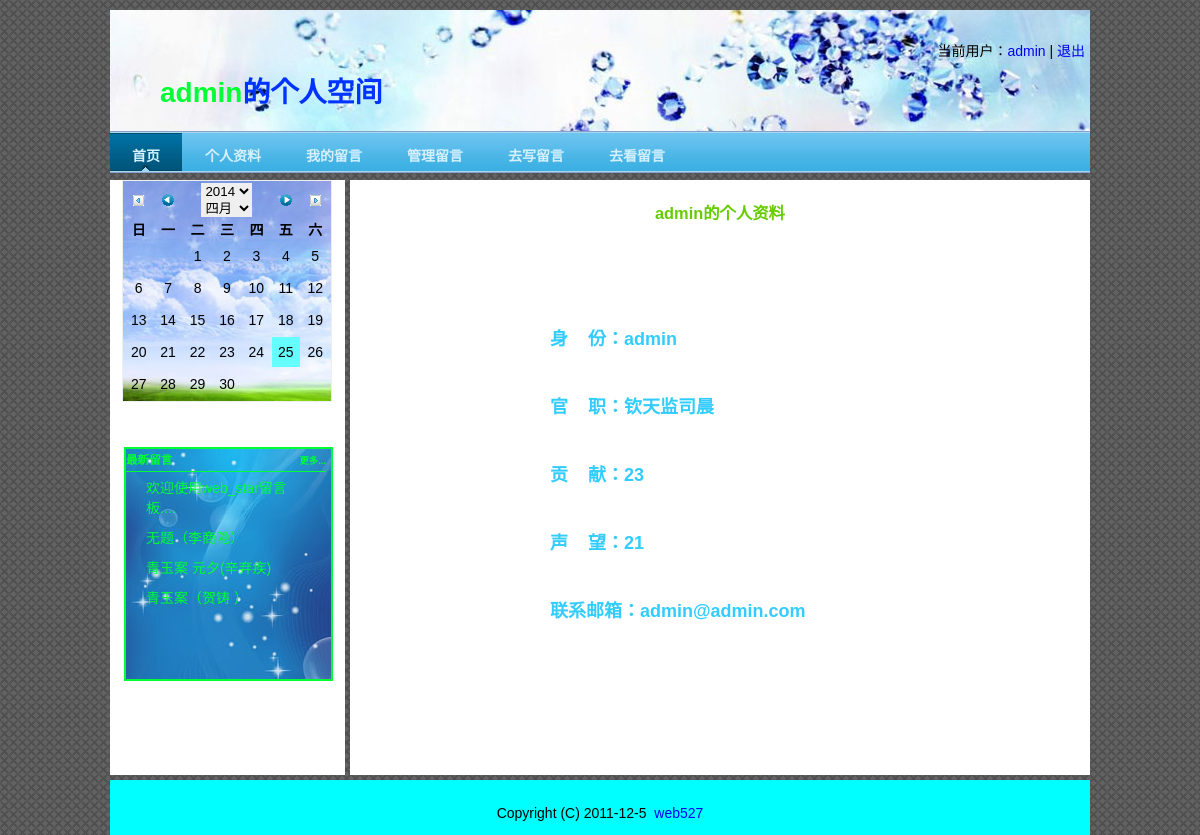
Page /user/user_idcard.php (signed in) on the committed database.
### tables this page shows
CREATE TABLE `web_star` (
  `id` int(11) NOT NULL auto_increment COMMENT '用户自增id',
  `username` varchar(16) NOT NULL COMMENT '用户名',
  `title` varchar(16) NOT NULL COMMENT '提交的标题',
  `content` varchar(480) NOT NULL COMMENT '提交的内容',
  `good` varchar(16) NOT NULL default '0' COMMENT '好评',
  `bad` varchar(16) NOT NULL default '0' COMMENT '差评',
  `time` int(11) NOT NULL COMMENT '提交的时间',
  PRIMARY KEY  (`id`)
);

CREATE TABLE `user` (
  `id` int(4) NOT NULL auto_increment COMMENT '自增id',
  `username` varchar(16) NOT NULL COMMENT '用户名',
  `password` varchar(60) NOT NULL COMMENT '用户密码',
  `point` varchar(200) NOT NULL COMMENT '积分',
  `grade` varchar(50) default NULL COMMENT '等级',
  `popularity` varchar(16) NOT NULL default '0' COMMENT '用户人气',
  `email` varchar(16) NOT NULL COMMENT '邮箱地址',
  `time` varchar(16) NOT NULL COMMENT '注册时间',
  PRIMARY KEY  (`id`)
);

### include/class/mysql_db_class.php (called while the page is built, shortened)
<?php
 class mysql{
   private $db_host;
   private $db_name;
   private $db_pass;
   function __construct($db_host,$db_name,$db_pass,$db_database,$conn,$code){
     $this->db_host = $db_host;
	 $this->db_name = $db_name;
	 $this->db_pass = $db_pass;
	 $this->db_database = $db_database;
	 $this->code = $code;
   }
   function connect(){
     if($this->conn = "pconn"){
		if(!$this->conn = mysql_pconnect($this->db_host,$this->db_name,$this->db_pass)){
		   $this->error("服务器连接失败！");
		}
	 }
	 else{
	    if(!$this->conn = mysql_connect($this->db_host,$this->db_name,$this->db_pass)){
		   $this->error("服务器连接失败！");
		}
	 }
   }
   function query($sql){
		if(!$query = mysql_query($sql)){
		   $this->error('Query Error:'.$sql);
		}
		return $query;
   }
   function fetch_array($query,$result_type = MYSQL_ASSOC){
		return mysql_fetch_array($query,$result_type);
   }
   function select($table,$condition='',$parameters='*'){
		if(!$sel = $this->query("select $parameters from $table $condition")){
			$this->error("查询表".$table."中的数据失败！");
		}
		return $sel;
   }
 }

### conn/connect.php (called while the page is built, shortened)
<?php
include WEB."include/class/mysql_db_class.php";
$db = new mysql("localhost","root","yu","web_star","conn","UTF8");

### user/user_idcard.php (the view, shortened to what this page needs)
<?php
include "../conn/connect.php";
?>
<!DOCTYPE html PUBLIC "-//W3C//DTD XHTML 1.0 Transitional//EN" "http://www.w3.org/TR/xhtml1/DTD/xhtml1-transitional.dtd">
<html xmlns="http://www.w3.org/1999/xhtml">
<head>
<link type="text/css" rel="stylesheet" href="../css/user.css" />
</head>
<body>
<div id="wrap">
   <div id="header">
	 <?php
      include "../include/subpage/top.php";
      ?>
   </div>
   <div id="content">
     <div id="left">
	 <?php
      include "../include/subpage/left.php";
     ?>
     </div>
     <div id="right">
       <div class="idcard">
         <?php
		   $query = $db->select('user',"where username='$_SESSION[name]'");
		   while($rows = $db->fetch_array($query)){
	     ?>
         <h3><?php echo $rows['username'] ?>的个人资料</h3>
         <div class="idcard_con">
		                 身&nbsp;&nbsp;&nbsp;&nbsp;份：<?php echo $rows['username'] ?><br /><br /><br />
		                 官&nbsp;&nbsp;&nbsp;&nbsp;职：<?php echo $rows['grade'] ?><br /><br /><br />
		                 贡&nbsp;&nbsp;&nbsp;&nbsp;献：<?php echo $rows['point'] ?><br /><br /><br />
		                 声&nbsp;&nbsp;&nbsp;&nbsp;望：<?php echo $rows['popularity'] ?><br /><br /><br />
		                 联系邮箱：<?php echo $rows['email'] ?><br /><br /><br />
         </div>
         <?php
		   }
		   ?>
       </div>
     </div>
   </div>
   <div id="footer">
	  <?php
       include "../include/subpage/bottom.php";
      ?>
   </div>
</div>
</body>
</html>

### include/subpage/left.php (shortened to what this page needs)
<div id="calendar">
<?php
include WEB."include/class/calendar.class.php";
?>
</div>
<div id="new_words">
 <div class="words_title">
   <h5>最新留言</h5>
   <h6><a href="user_message.php">更多...</a></h6>
 </div>
 <?php
     $query = $db->select('web_star',"where username='$_SESSION[name]' limit 0,8");
     while($rows = $db->fetch_array($query)){
 ?>
 <ul>
   <li><a href="user_show.php?id=<?php echo $rows['id'] ?>">
    <?php
	 echo mb_substr($rows['title'],0,28,'utf-8');
	 if(strlen($rows['title'])>28){
	   echo "....";
	 }
	?>
   </a></li>
 </ul>
 <?php
   }
 ?>
</div>

### css/user.css (style rules this page uses)
* { margin:0px; padding:0px; border:0px; }
body { font-family:宋体,Arial, Helvetica, sans-serif; background:url(../images/user_bg.gif); font-size:14px; }
a { text-decoration:none; }
ul { list-style:none; }
#wrap { width:980px; margin:0 auto; }
#header { margin-top:10px; width:980px; height:170px; }
#content { width:980px; height:600px; }
#left { width:235px; height:595px; float:left; background-color:#FFF; }
#new_words { width:205px; height:230px; margin-top:45px; margin-left:14px; border:2px solid #0F3; background:url(../images/new_words_bg.jpg); }
#new_words ul li { padding:5px 20px; }
#new_words ul li a,.words_title h6 a { color:#0F3; }
.words_title { width:200px; height:20px; border-bottom:1px solid #0F3; color:#00F }
.words_title h5 { margin-top:2px; color:#0F3; }
.words_title h6 { float:right; margin-top:-14px; }
#right { width:740px; height:595px; float:left; margin-left:5px; background-color:#FFF; }
#right .idcard h3 { margin-top:20px; text-align:center; color:#6C0; }
#right .idcard .idcard_con { margin-top:100px; margin-left:200px; font-size:18px; font-weight:800; color:#3CF; }
#footer { width:980px; height:30px; clear:both; padding-top:25px; text-align:center; background-color:#0FF; }

### rows in the picture
web_star: title "欢迎使用web_star留言板"
web_star: title "无题（李商隐）"
web_star: title "青玉案 元夕(辛弃疾)"
web_star: title "青玉案（贺铸 ）"
user: username "admin", grade "钦天监司晨", point "23", popularity "21", email "admin@admin.com"

### other values in the picture
$_SESSION['name'] "admin"
$_SESSION[name] "admin"
$week[$i] "日"
$week[$i] "一"
$week[$i] "二"
$week[$i] "三"
$week[$i] "四"
$week[$i] "五"
$week[$i] "六"
form field year "2014"
form field month "四月"
